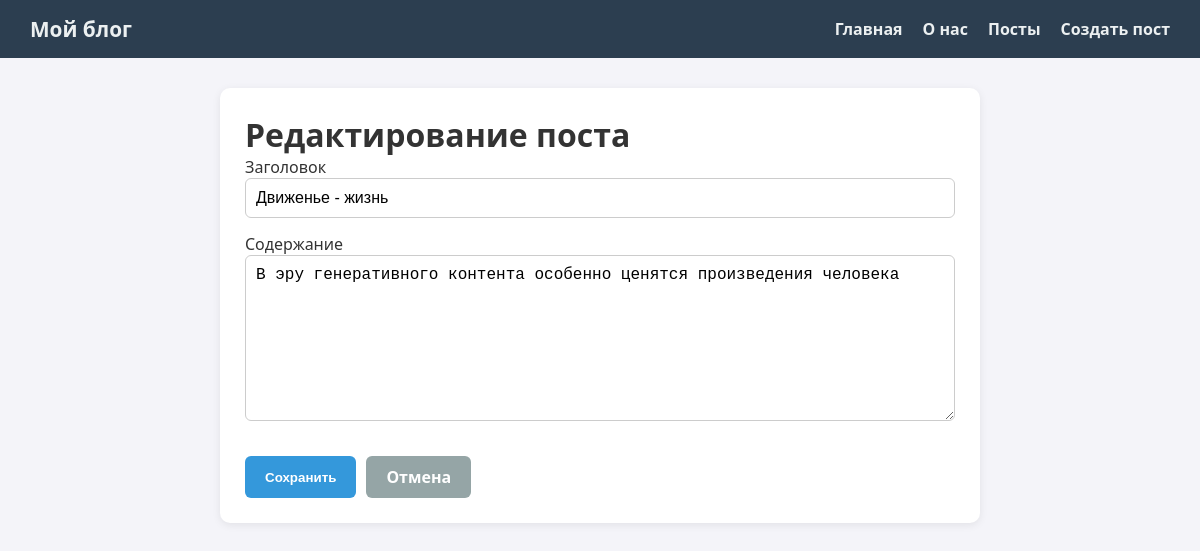
The app's page /posts/3/edit/ with its own data.
### blog/models.py (models this page shows, shortened)
class Post(models.Model):
    title = models.CharField(max_length=100, verbose_name='Заголовок')
    content = models.TextField(verbose_name='Содержание')
    created_at = models.DateTimeField(auto_now_add=True, verbose_name='Дата создания')
    updated_at = models.DateTimeField(auto_now=True, verbose_name='Дата обновления')
    class Meta:
        ordering = ['-created_at']

### blog/views.py (the view)
# urls.py: path('posts/<int:pk>/edit/', views.PostUpdateView.as_view(), name='post_edit'),
class PostUpdateView(UpdateView):
    model = Post
    form_class = PostForm
    template_name = 'blog/post_form.html'
    success_url = reverse_lazy('post_list')

### blog/forms.py
class PostForm(forms.ModelForm):
    class Meta:
        model = Post
        fields = ['title', 'content']
        widgets = {
            'title': forms.TextInput(attrs={'class': 'form-control'}),
            'content': forms.Textarea(attrs={'class': 'form-control', 'rows': 8}),
        }

### blog/templates/blog/post_form.html (shortened to what this page needs)
{% extends 'blog/base.html' %}
{% block content %}
<div class="card">
    <h1>{% if form.instance.pk %}Редактирование поста{% else %}Новый пост{% endif %}</h1>
    <form method="post" novalidate>
        <label for="{{ form.title.id_for_label }}">Заголовок</label>
        {{ form.title }}
        <label for="{{ form.content.id_for_label }}">Содержание</label>
        {{ form.content }}
        <div class="actions">
            <button type="submit" class="btn btn-primary">Сохранить</button>
            <a class="btn btn-secondary" href="{% url 'post_list' %}">Отмена</a>
        </div>
    </form>
</div>
{% endblock %}

### blog/templates/blog/base.html (style rules this page uses)
* { margin: 0; padding: 0; box-sizing: border-box; }
body { font-family: 'Segoe UI', Arial, sans-serif; background: #f4f4f9; color: #333; }
.card { background: #fff; border-radius: 10px; padding: 25px; margin-bottom: 20px; box-shadow: 0 2px 8px rgba(0,0,0,0.08); }
.btn { display: inline-block; padding: 10px 20px; border-radius: 6px; text-decoration: none; font-weight: 600; border: none; cursor: pointer; transition: background 0.2s; }
.btn-primary { background: #3498db; color: #fff; }
.btn-secondary { background: #95a5a6; color: #fff; }
.form-control { width: 100%; padding: 10px; margin-bottom: 15px; border: 1px solid #ccc; border-radius: 6px; font-size: 1rem; }
.actions { margin-top: 15px; display: flex; gap: 10px; }

### records on screen
Post: title "Движенье - жизнь", content "В эру генеративного контента особенно ценятся произведения человека"
